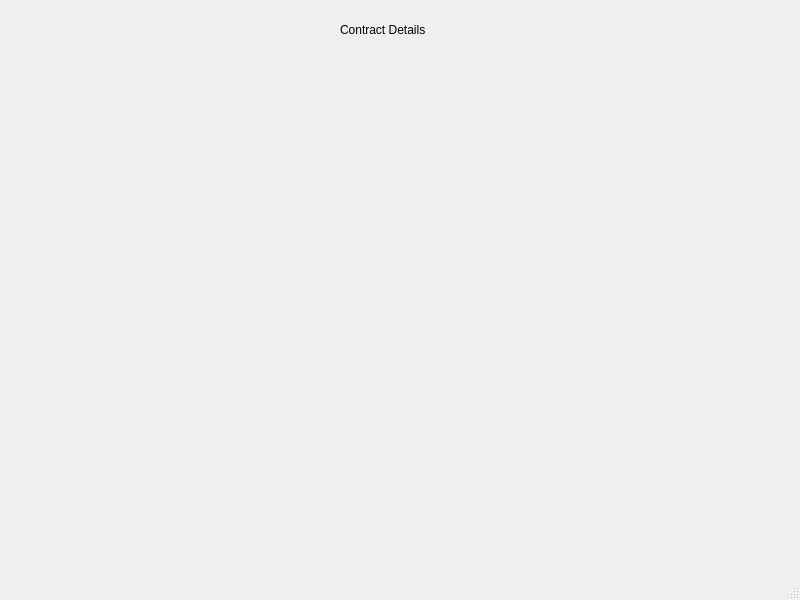
<?xml version="1.0" encoding="UTF-8"?>
<ui version="4.0">
 <class>MainWindow</class>
 <widget class="QMainWindow" name="MainWindow">
  <property name="geometry">
   <rect>
    <x>0</x>
    <y>0</y>
    <width>800</width>
    <height>600</height>
   </rect>
  </property>
  <property name="windowTitle">
   <string>MainWindow</string>
  </property>
  <widget class="QWidget" name="centralwidget">
   <widget class="QLabel" name="label">
    <property name="geometry">
     <rect>
      <x>340</x>
      <y>20</y>
      <width>91</width>
      <height>20</height>
     </rect>
    </property>
    <property name="text">
     <string>Contract Details</string>
    </property>
   </widget>
  </widget>
  <widget class="QMenuBar" name="menubar">
   <property name="geometry">
    <rect>
     <x>0</x>
     <y>0</y>
     <width>800</width>
     <height>26</height>
    </rect>
   </property>
  </widget>
  <widget class="QStatusBar" name="statusbar"/>
 </widget>
 <resources/>
 <connections/>
</ui>
